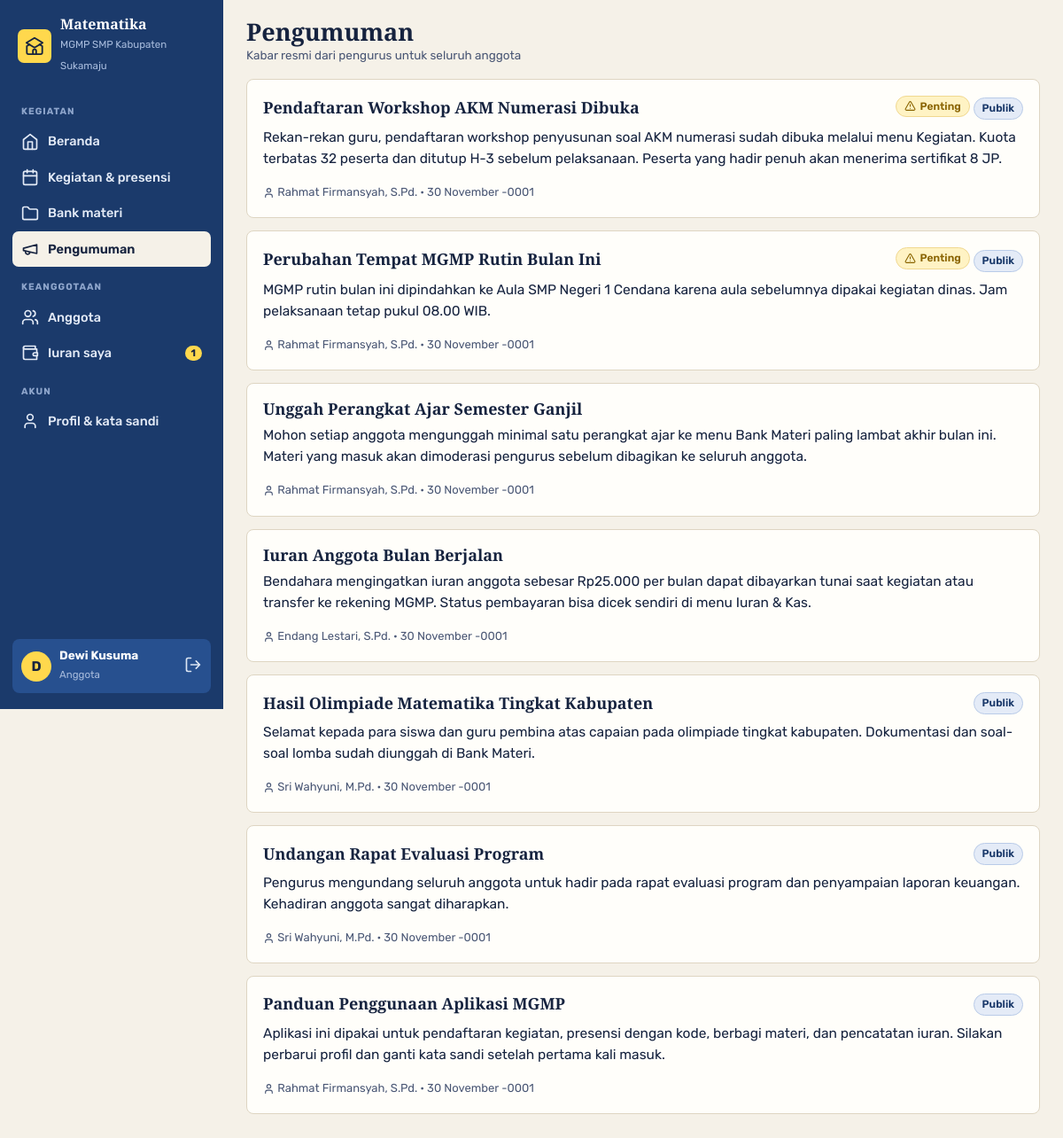
Screenshot of /index.php?page=pengumuman (signed in) with the database file from the repository.
### tables this page shows
CREATE TABLE `pengaturan` (
  `id` TINYINT UNSIGNED NOT NULL PRIMARY KEY,
  `nama` VARCHAR(120) NOT NULL,
  `mapel` VARCHAR(60) NOT NULL,
  `jenjang` VARCHAR(20) NOT NULL,
  `wilayah` VARCHAR(80) NOT NULL,
  `sekretariat` VARCHAR(200) DEFAULT NULL,
  `telepon` VARCHAR(30) DEFAULT NULL,
  `email` VARCHAR(120) DEFAULT NULL,
  `whatsapp` VARCHAR(20) DEFAULT NULL,
  `ketua` VARCHAR(100) DEFAULT NULL,
  `sekretaris` VARCHAR(100) DEFAULT NULL,
  `bendahara` VARCHAR(100) DEFAULT NULL,
  `pembina` VARCHAR(100) DEFAULT NULL,
  `periode` VARCHAR(20) DEFAULT NULL,
  `iuran_bulanan` INT UNSIGNED NOT NULL DEFAULT 0,
  `menit_presensi` SMALLINT UNSIGNED NOT NULL DEFAULT 120,
  `tagline` VARCHAR(160) DEFAULT NULL,
  `tentang` TEXT,
  `logo` VARCHAR(120) DEFAULT NULL
);

CREATE TABLE `anggota` (
  `id` INT UNSIGNED NOT NULL AUTO_INCREMENT PRIMARY KEY,
  `nuptk` VARCHAR(20) DEFAULT NULL,
  `nama` VARCHAR(100) NOT NULL,
  `email` VARCHAR(120) NOT NULL UNIQUE,
  `password` VARCHAR(255) NOT NULL,
  `no_hp` VARCHAR(20) DEFAULT NULL,
  `sekolah` VARCHAR(120) NOT NULL,
  `kecamatan` VARCHAR(60) DEFAULT NULL,
  `jabatan` VARCHAR(40) DEFAULT 'Guru Mata Pelajaran',
  `role` ENUM('ketua','sekretaris','bendahara','anggota') NOT NULL DEFAULT 'anggota',
  `status` ENUM('pending','aktif','nonaktif') NOT NULL DEFAULT 'pending',
  `catatan` VARCHAR(200) DEFAULT NULL,
  `created_at` DATETIME NOT NULL,
  KEY `idx_status` (`status`)
);

CREATE TABLE `pengumuman` (
  `id` INT UNSIGNED NOT NULL AUTO_INCREMENT PRIMARY KEY,
  `judul` VARCHAR(150) NOT NULL,
  `isi` TEXT NOT NULL,
  `penting` TINYINT(1) NOT NULL DEFAULT 0,
  `publik` TINYINT(1) NOT NULL DEFAULT 1,
  `dibuat_oleh` INT UNSIGNED DEFAULT NULL,
  `created_at` DATETIME NOT NULL,
  CONSTRAINT `fk_pg_ang` FOREIGN KEY (`dibuat_oleh`) REFERENCES `anggota` (`id`) ON DELETE SET NULL
);

### index.php (called while the page is built, shortened)
<?php
require __DIR__ . '/includes/bootstrap.php';
$publik = ['beranda', 'daftar', 'cek', 'login'];
$routes = [
    'beranda'           => 'pages/beranda.php',
    'daftar'            => 'pages/daftar.php',
    'cek'               => 'pages/cek.php',
    'login'             => 'pages/login.php',
    'logout'            => 'pages/logout.php',
    'dashboard'         => 'pages/dashboard.php',
    'kegiatan'          => 'pages/kegiatan/index.php',
    'kegiatan.detail'   => 'pages/kegiatan/detail.php',
    'kegiatan.form'     => 'pages/kegiatan/form.php',
    'kegiatan.aksi'     => 'pages/kegiatan/aksi.php',
    'kegiatan.cetak'    => 'pages/kegiatan/cetak.php',
    'materi'            => 'pages/materi/index.php',
    'materi.form'       => 'pages/materi/form.php',
    'materi.aksi'       => 'pages/materi/aksi.php',
    'materi.unduh'      => 'pages/materi/unduh.php',
    'iuran'             => 'pages/iuran/index.php',
    'iuran.aksi'        => 'pages/iuran/aksi.php',
    'kas'               => 'pages/iuran/kas.php',
    'anggota'           => 'pages/anggota/index.php',
    'anggota.form'      => 'pages/anggota/form.php',
    'anggota.aksi'      => 'pages/anggota/aksi.php',
    'pengumuman'        => 'pages/pengumuman.php',
    'laporan'           => 'pages/laporan.php',
    'laporan.csv'       => 'pages/csv.php',
    'profil'            => 'pages/profil.php',
    'pengaturan'        => 'pages/pengaturan.php',
];
$page = $_GET['page'] ?? (user() ? 'dashboard' : 'beranda');
if (!in_array($page, $publik, true)) require_login();
require __DIR__ . '/' . $routes[$page];

### pages/pengumuman.php (the view, shortened to what this page needs)
<?php
$bisa = kelola_kegiatan();
$list = q('SELECT p.*, a.nama penulis FROM pengumuman p LEFT JOIN anggota a ON a.id = p.dibuat_oleh
           ORDER BY p.penting DESC, p.created_at DESC LIMIT 60')->fetchAll();
$title = 'Pengumuman';
$sub = 'Kabar resmi dari pengurus untuk seluruh anggota';
require __DIR__ . '/../includes/header.php';
?>
<div class="grid <?= $bisa ? 'g21' : '' ?>">
  <div style="display:grid;gap:14px">
    <?php foreach ($list as $p): ?>
      <div class="kartu">
        <div class="kp" style="margin-bottom:8px">
          <h3 style="font-size:18px"><?= e($p['judul']) ?></h3>
          <span>
            <?php if ($p['penting']): ?><span class="chip chip-kuning"><?= icon('alert', 13) ?> Penting</span><?php endif; ?>
            <?php if ($p['publik']): ?><span class="chip chip-biru">Publik</span><?php endif; ?>
          </span>
        </div>
        <p class="m0" style="white-space:pre-line"><?= e($p['isi']) ?></p>
        <div class="kecil muted mt"><?= icon('user', 13) ?> <?= e($p['penulis'] ?? 'Pengurus') ?> · <?= tgl($p['created_at'], true) ?>
        </div>
      </div>
    <?php endforeach; ?>
  </div>
</div>
<?php require __DIR__ . '/../includes/footer.php'; ?>

### includes/header.php (shortened to what this page needs)
<?php
$s = setting();
$navPending = kelola_kegiatan() ? (int) q("SELECT COUNT(*) FROM anggota WHERE status = 'pending'")->fetchColumn() : 0;
$navMateri  = kelola_kegiatan() ? (int) q("SELECT COUNT(*) FROM materi WHERE status = 'menunggu'")->fetchColumn() : 0;
$navIuran   = (int) q("SELECT COUNT(*) FROM iuran WHERE status = 'belum'" . (kelola_kas() ? '' : ' AND anggota_id = ' . (int) user()['id']))->fetchColumn();
$navMenu = ['Kegiatan' => [
    ['dashboard', 'Beranda', 'home', 0],
    ['kegiatan', 'Kegiatan & presensi', 'calendar', 0],
    ['materi', 'Bank materi', 'folder', $navMateri],
    ['pengumuman', 'Pengumuman', 'megaphone', 0],
]];
$navMenu['Keanggotaan'] = [['anggota', 'Anggota', 'users', $navPending], ['iuran', 'Iuran saya', 'wallet', $navIuran]];
$navMenu['Akun'] = [['profil', 'Profil & kata sandi', 'user', 0]];
$navCur = explode('.', $_GET['page'] ?? 'dashboard')[0];
?>
<!DOCTYPE html>
<html lang="id">
<head>
<link rel="stylesheet" href="assets/css/style.css">
</head>
<body>
<div class="layout">
  <aside class="drawer" id="drawer">
    <a class="head" href="<?= url('dashboard') ?>"><span class="lg"><?= icon('school', 22) ?></span><span><b><?= e($s['mapel']) ?></b><small>MGMP <?= e($s['jenjang'] . ' ' . $s['wilayah']) ?></small></span></a>
    <nav>
      <?php foreach ($navMenu as $sec => $links): ?>
        <div class="sec"><?= e($sec) ?></div>
        <?php foreach ($links as [$_nk, $_nl, $_ni, $_nn]): ?>
          <a href="<?= url($_nk) ?>" class="<?= $navCur === $_nk ? 'active' : '' ?>"><?= icon($_ni, 20) ?> <?= e($_nl) ?><?php if ($_nn): ?><span class="n"><?= $_nn ?></span><?php endif; ?></a>
        <?php endforeach; ?>
      <?php endforeach; ?>
    </nav>
    <div class="grow"></div>
    <div class="me">
      <span class="av"><?= e(mb_strtoupper(mb_substr(user()['nama'], 0, 1))) ?></span>
      <span class="grow"><b><?= e(explode(',', user()['nama'])[0]) ?></b><small><?= e(LABEL_ROLE[role()] ?? role()) ?></small></span>
      <a href="<?= url('logout') ?>" title="Keluar"><?= icon('logout', 20) ?></a>
    </div>
  </aside>
  <main class="main">
    <div class="appbar">
      <h1><?= e($title ?? 'Beranda') ?><?php if (!empty($sub)): ?><small><?= e($sub) ?></small><?php endif; ?></h1>
    </div>

### includes/bootstrap.php (shortened to what this page needs)
<?php
function db(): PDO
{
    static $pdo = null;
    if ($pdo === null) {
        $c = require __DIR__ . '/../config/database.php';
        $dsn = "mysql:host={$c['host']};port={$c['port']};dbname={$c['database']};charset=utf8mb4";
        try {
            $pdo = new PDO($dsn, $c['username'], $c['password'], [
                PDO::ATTR_ERRMODE => PDO::ERRMODE_EXCEPTION,
                PDO::ATTR_DEFAULT_FETCH_MODE => PDO::FETCH_ASSOC,
            ]);
        } catch (PDOException $e) {
            die('<h3>Koneksi database gagal.</h3><p>Cek <b>config/database.php</b> dan pastikan database <b>'
                . htmlspecialchars($c['database']) . '</b> sudah di-import dari folder <b>database/</b>.</p>');
        }
    }
    return $pdo;
}
function q(string $sql, array $params = []): PDOStatement
{
    $st = db()->prepare($sql);
    $st->execute($params);
    return $st;
}
function e($v): string
{
    return htmlspecialchars((string) $v, ENT_QUOTES, 'UTF-8');
}
function tgl($date, bool $panjang = false): string
{
    $t = strtotime($date);
    $b = BULAN_ID[(int) date('n', $t)];
    return date('j', $t) . ' ' . ($panjang ? $b : substr($b, 0, 3)) . ' ' . date('Y', $t);
}
function url(string $page = 'dashboard', array $params = []): string
{
    return 'index.php?' . http_build_query(['page' => $page] + $params);
}
function user(): ?array
{
    return $_SESSION['user'] ?? null;
}
function require_login(): void
{
    $u = q('SELECT id, nama, email, role, status FROM anggota WHERE id = ?', [user()['id']])->fetch();
}
function role(): string
{
    return user()['role'] ?? '';
}
function kelola_kegiatan(): bool
{
    return in_array(role(), ['ketua', 'sekretaris'], true);
}
function kelola_kas(): bool
{
    return in_array(role(), ['ketua', 'bendahara'], true);
}
function setting(): array
{
    static $s = null;
    return $s ??= q('SELECT * FROM pengaturan WHERE id = 1')->fetch() ?: [];
}
function icon(string $name, int $size = 18): string
{
    return '<svg class="ic" width="' . $size . '" height="' . $size . '" viewBox="0 0 24 24" fill="none" stroke="currentColor" stroke-width="2" stroke-linecap="round" stroke-linejoin="round" aria-hidden="true">' . ($p[$name] ?? $p['info']) . '</svg>';
}

### assets/css/style.css (style rules this page uses)
:root { --kertas: #f5f1e8; --kertas2: #ebe4d6; --kartu: #fffefa; --garis: #ded5c2; --tinta: #16233f; --tinta2: #4a5775; --tinta3: #8a93a8; --biru: #1b3a6b; --biru2: #27508f; --biru3: #e4ebf7; --stabilo: #ffd84d; --stabilo2: #fff3c4; --mint: #8fd3bd; --mint2: #e2f4ee; --merah: #c0392b; --merah2: #fbe4e1; --oranye: #e07b39; --r: 8px; }
* { box-sizing: border-box; }
html { scroll-behavior: smooth; overflow-x: clip; }
body { margin: 0; font-family: Rubik, system-ui, sans-serif; background: var(--kertas); color: var(--tinta); font-size: 15.5px; line-height: 1.55; -webkit-font-smoothing: antialiased; }
h1, h2, h3, h4, .serif { font-family: 'Playfair Display', Georgia, serif; font-weight: 700; margin: 0; line-height: 1.15; }
a { color: var(--biru); }
.ic { flex-shrink: 0; vertical-align: -3px; }
.muted { color: var(--tinta2); }
.kecil { font-size: 13px; }
.grow { flex: 1; }
.mt { margin-top: 16px; }
.m0 { margin: 0; }
.chip { display: inline-flex; align-items: center; gap: 5px; font-size: 12px; font-weight: 600; padding: 2px 9px; border-radius: 999px; border: 1px solid; white-space: nowrap; }
.chip-biru { background: var(--biru3); border-color: #b9cbe8; color: var(--biru); }
.chip-kuning { background: var(--stabilo2); border-color: #f0d890; color: #8a6400; }
.kartu { background: var(--kartu); border: 1.5px solid var(--garis); border-radius: var(--r); padding: 18px; }
.kp { display: flex; justify-content: space-between; align-items: center; gap: 12px; flex-wrap: wrap; margin-bottom: 14px; }
.grid { display: grid; gap: 16px; }
.layout { display: grid; grid-template-columns: 252px 1fr; min-height: 100vh; }
.drawer { background: var(--biru); color: #dce5f3; padding: 18px 14px; display: flex; flex-direction: column; gap: 2px; position: sticky; top: 0; height: 100vh; overflow-y: auto; z-index: 40; }
.drawer .head { display: flex; gap: 10px; align-items: center; padding: 0 6px 16px; color: #fff; text-decoration: none; }
.drawer .head .lg { width: 38px; height: 38px; border-radius: 7px; background: var(--stabilo); color: var(--tinta); display: grid; place-items: center; flex-shrink: 0; }
.drawer .head b { display: block; font-family: 'Playfair Display', serif; font-size: 16px; line-height: 1.2; }
.drawer .head small { font-size: 11.5px; color: #a8bcdd; }
.drawer .sec { font-size: 10.5px; font-weight: 700; letter-spacing: .1em; text-transform: uppercase; color: #8fa6cc; padding: 15px 10px 5px; }
.drawer nav a { display: flex; align-items: center; gap: 10px; padding: 9px 10px; border-radius: 7px; color: #e4ebf7; text-decoration: none; font-weight: 500; font-size: 14.5px; }
.drawer nav a.active { background: var(--kertas); color: var(--tinta); font-weight: 600; }
.drawer nav a .n { margin-left: auto; background: var(--stabilo); color: var(--tinta); border-radius: 999px; font-size: 11px; font-weight: 700; padding: 0 7px; }
.drawer .me { display: flex; gap: 9px; align-items: center; padding: 10px; background: var(--biru2); border-radius: 8px; margin-top: 14px; }
.drawer .me .av { width: 34px; height: 34px; border-radius: 50%; background: var(--stabilo); color: var(--tinta); display: grid; place-items: center; font-weight: 700; flex-shrink: 0; }
.drawer .me b { display: block; color: #fff; font-size: 13.5px; line-height: 1.25; }
.drawer .me small { font-size: 11.5px; color: #a8bcdd; }
.drawer .me a { color: #dce5f3; }
.main { padding: 20px 26px 60px; min-width: 0; }
.appbar { display: flex; align-items: center; gap: 12px; margin-bottom: 18px; flex-wrap: wrap; }
.appbar h1 { font-size: 27px; margin-right: auto; }
.appbar h1 small { display: block; font-family: Rubik, sans-serif; font-size: 13.5px; color: var(--tinta2); font-weight: 400; margin-top: 4px; }

### rows the page displays
pengaturan: mapel "Matematika", jenjang+wilayah "SMP Kabupaten Sukamaju"
anggota: nama "D", nama "Dewi Kusuma", role "Anggota"
pengumuman: judul "Pendaftaran Workshop AKM Numerasi Dibuka", $size 13 (drawn), publik "Publik", isi "Rekan-rekan guru, pendaftaran workshop penyusunan soal AKM numerasi sudah dibuka melalui menu Kegiatan. Kuota terbatas 32 peserta dan ditutup H-3 sebelum pelaksanaan. Peserta yang hadir penuh akan menerima sertifikat 8 JP.", dibuat_oleh.nama "Rahmat Firmansyah, S.Pd.", created_at "30 November -0001"
pengumuman: judul "Perubahan Tempat MGMP Rutin Bulan Ini", $size 13 (drawn), publik "Publik", isi "MGMP rutin bulan ini dipindahkan ke Aula SMP Negeri 1 Cendana karena aula sebelumnya dipakai kegiatan dinas. Jam pelaksanaan tetap pukul 08.00 WIB.", dibuat_oleh.nama "Rahmat Firmansyah, S.Pd.", created_at "30 November -0001"
pengumuman: judul "Unggah Perangkat Ajar Semester Ganjil", isi "Mohon setiap anggota mengunggah minimal satu perangkat ajar ke menu Bank Materi paling lambat akhir bulan ini. Materi yang masuk akan dimoderasi pengurus sebelum dibagikan ke seluruh anggota.", $size 13 (drawn), dibuat_oleh.nama "Rahmat Firmansyah, S.Pd.", created_at "30 November -0001"
pengumuman: judul "Iuran Anggota Bulan Berjalan", isi "Bendahara mengingatkan iuran anggota sebesar Rp25.000 per bulan dapat dibayarkan tunai saat kegiatan atau transfer ke rekening MGMP. Status pembayaran bisa dicek sendiri di menu Iuran & Kas.", $size 13 (drawn), dibuat_oleh.nama "Endang Lestari, S.Pd.", created_at "30 November -0001"
pengumuman: judul "Hasil Olimpiade Matematika Tingkat Kabupaten", publik "Publik", isi "Selamat kepada para siswa dan guru pembina atas capaian pada olimpiade tingkat kabupaten. Dokumentasi dan soal-soal lomba sudah diunggah di Bank Materi.", $size 13 (drawn), dibuat_oleh.nama "Sri Wahyuni, M.Pd.", created_at "30 November -0001"
pengumuman: judul "Undangan Rapat Evaluasi Program", publik "Publik", isi "Pengurus mengundang seluruh anggota untuk hadir pada rapat evaluasi program dan penyampaian laporan keuangan. Kehadiran anggota sangat diharapkan.", $size 13 (drawn), dibuat_oleh.nama "Sri Wahyuni, M.Pd.", created_at "30 November -0001"
pengumuman: judul "Panduan Penggunaan Aplikasi MGMP", publik "Publik", isi "Aplikasi ini dipakai untuk pendaftaran kegiatan, presensi dengan kode, berbagi materi, dan pencatatan iuran. Silakan perbarui profil dan ganti kata sandi setelah pertama kali masuk.", $size 13 (drawn), dibuat_oleh.nama "Rahmat Firmansyah, S.Pd.", created_at "30 November -0001"

### other values shown
$sec "KEGIATAN"
$_nl "Beranda"
$_nl "Kegiatan & presensi"
$_nl "Bank materi"
$_nl "Pengumuman"
$sec "KEANGGOTAAN"
$_nl "Anggota"
$_nl "Iuran saya"
$_nn "1"
$sec "AKUN"
$_nl "Profil & kata sandi"
$title "Pengumuman"
$sub "Kabar resmi dari pengurus untuk seluruh anggota"
